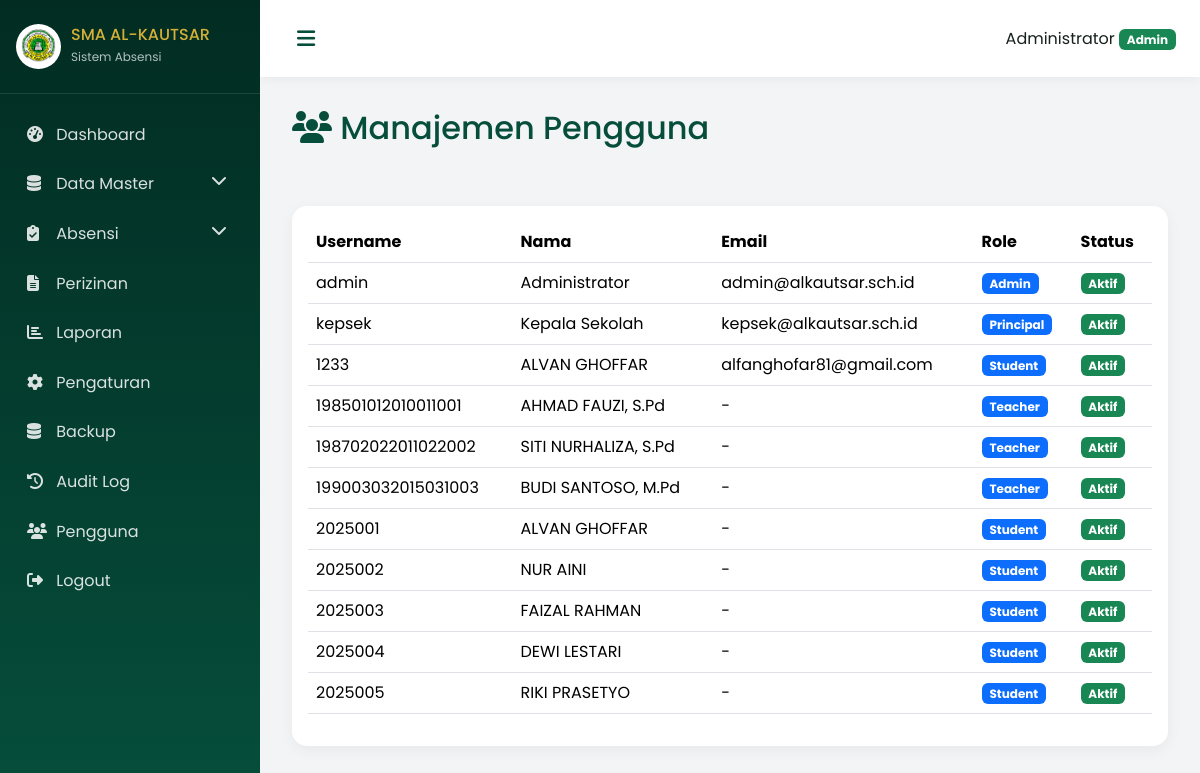
Page /admin/users (signed in) on the committed database.
### models.py (models this page shows, shortened)
class User(UserMixin, db.Model):
    __tablename__ = 'users'
    id = db.Column(db.Integer, primary_key=True)
    username = db.Column(db.String(80), unique=True, nullable=False, index=True)
    email = db.Column(db.String(120), unique=True, nullable=True)
    password_hash = db.Column(db.String(256), nullable=False)
    role = db.Column(db.String(20), nullable=False, index=True)  # admin, teacher, student, principal
    full_name = db.Column(db.String(120), nullable=False)
    photo = db.Column(db.String(256), nullable=True)
    is_active = db.Column(db.Boolean, default=True)
    created_at = db.Column(db.DateTime, default=datetime.utcnow)
    updated_at = db.Column(db.DateTime, default=datetime.utcnow, onupdate=datetime.utcnow)
    student = db.relationship('Student', backref='user', uselist=False)
    teacher = db.relationship('Teacher', backref='user', uselist=False)

### routes/admin.py (the view)
@admin_bp.route('/users')
@login_required
@admin_required
def users():
    users = User.query.all()
    return render_template('settings/users.html', users=users)

### routes/admin.py (called while the page is built)
def admin_required(f):
    @wraps(f)
    def decorated(*args, **kwargs):
        if current_user.role != 'admin':
            flash('Akses ditolak', 'danger')
            return redirect(url_for('dashboard'))
        return f(*args, **kwargs)
    return decorated

### templates/settings/users.html (shortened to what this page needs)
{% extends "base.html" %}
{% block content %}
<div class="page-header">
    <h2><i class="fas fa-users"></i> Manajemen Pengguna</h2>
</div>
<div class="card">
    <div class="card-body">
        <table class="table">
            <thead>
                <tr><th>Username</th><th>Nama</th><th>Email</th><th>Role</th><th>Status</th></tr>
            </thead>
            <tbody>
                {% for u in users %}
                <tr>
                    <td>{{ u.username }}</td>
                    <td>{{ u.full_name }}</td>
                    <td>{{ u.email or '-' }}</td>
                    <td><span class="badge bg-primary">{{ u.role|capitalize }}</span></td>
                    <td><span class="badge {% if u.is_active %}bg-success{% else %}bg-danger{% endif %}">{{ 'Aktif' if u.is_active else 'Nonaktif' }}</span></td>
                </tr>
                {% endfor %}
            </tbody>
        </table>
    </div>
</div>
{% endblock %}

### templates/base.html (shortened to what this page needs)
<!DOCTYPE html>
<html lang="id">
<head>
    <link href="https://cdn.jsdelivr.net/npm/bootstrap@5.3.2/dist/css/bootstrap.min.css" rel="stylesheet">
    <link rel="stylesheet" href="https://cdnjs.cloudflare.com/ajax/libs/font-awesome/6.4.2/css/all.min.css">
    <link rel="stylesheet" href="{{ url_for('static', filename='css/style.css') }}">
</head>
<body>
    {% if current_user.is_authenticated %}
    <div class="wrapper">
        <nav class="sidebar" id="sidebar">
            <div class="sidebar-header">
                <img src="{{ url_for('static', filename='images/logo_alkautsar.png') }}" alt="Logo" class="logo">
                <div class="brand-text">
                    <h6>SMA AL-KAUTSAR</h6>
                    <small>Sistem Absensi</small>
                </div>
            </div>
            <ul class="sidebar-menu">
                {% if current_user.role == 'admin' %}
                <li><a href="{{ url_for('admin.dashboard') }}"><i class="fas fa-tachometer-alt"></i> Dashboard</a></li>
                <li class="submenu">
                    <a href="#"><i class="fas fa-database"></i> Data Master <i class="fas fa-chevron-down float-end"></i></a>
                </li>
                <li class="submenu">
                    <a href="#"><i class="fas fa-clipboard-check"></i> Absensi <i class="fas fa-chevron-down float-end"></i></a>
                </li>
                <li><a href="{{ url_for('permissions.index') }}"><i class="fas fa-file-alt"></i> Perizinan</a></li>
                <li><a href="{{ url_for('reports.index') }}"><i class="fas fa-chart-bar"></i> Laporan</a></li>
                <li><a href="{{ url_for('settings.index') }}"><i class="fas fa-cog"></i> Pengaturan</a></li>
                <li><a href="{{ url_for('settings.backup') }}"><i class="fas fa-database"></i> Backup</a></li>
                <li><a href="{{ url_for('admin.audit_log') }}"><i class="fas fa-history"></i> Audit Log</a></li>
                <li><a href="{{ url_for('admin.users') }}"><i class="fas fa-users"></i> Pengguna</a></li>
                {% endif %}
                <li><a href="{{ url_for('auth.logout') }}"><i class="fas fa-sign-out-alt"></i> Logout</a></li>
            </ul>
        </nav>
        <div class="main-content">
            <nav class="navbar">
                <button class="btn btn-link" id="sidebarToggle"><i class="fas fa-bars"></i></button>
                <div class="user-info">
                    <span>{{ current_user.full_name }}</span>
                    <span class="badge bg-success">{{ current_user.role|capitalize }}</span>
                </div>
            </nav>
            <div class="content">
                {% block content %}{% endblock %}
            </div>
        </div>
    </div>
    {% else %}
    {% block guest_content %}{% endblock %}
    {% endif %}
</body>
</html>

### static/css/style.css (style rules this page uses)
:root { --primary-dark: #022C22; --primary: #064E3B; --primary-light: #047857; --accent: #16A34A; --gold: #D4AF37; --gold-soft: #F4D77A; --text-dark: #17211C; --bg-light: #F3F4F6; }
* { font-family: 'Poppins', sans-serif; }
body { background: var(--bg-light); color: var(--text-dark); }
.wrapper { display: flex; min-height: 100vh; }
.sidebar { width: 260px; background: linear-gradient(180deg, #022C22, #064E3B); color: white; padding: 1.5rem 0; position: fixed; height: 100vh; overflow-y: auto; transition: all 0.3s; z-index: 1000; }
.sidebar-header { display: flex; align-items: center; padding: 0 1rem 1.5rem; border-bottom: 1px solid rgba(255,255,255,0.1); }
.sidebar-header .logo { width: 45px; height: 45px; object-fit: contain; background: white; border-radius: 50%; padding: 5px; margin-right: 10px; }
.sidebar-header h6 { margin: 0; color: var(--gold); }
.sidebar-header small { color: rgba(255,255,255,0.7); font-size: 0.75rem; }
.sidebar-menu { list-style: none; padding: 1rem 0; margin: 0; }
.sidebar-menu li a { display: block; padding: 0.8rem 1.5rem; color: rgba(255,255,255,0.85); text-decoration: none; transition: all 0.2s; border-left: 3px solid transparent; }
.sidebar-menu li a i { width: 25px; }
.main-content { margin-left: 260px; flex: 1; transition: all 0.3s; }
.navbar { background: white; padding: 1rem 1.5rem; box-shadow: 0 2px 10px rgba(0,0,0,0.05); display: flex; justify-content: space-between; align-items: center; }
.content { padding: 2rem; }
.card { border: none; border-radius: 15px; box-shadow: 0 4px 15px rgba(0,0,0,0.05); margin-bottom: 1rem; }
.page-header { margin-bottom: 2rem; padding-bottom: 1rem; border-bottom: 2px solid var(--bg-light); }
.page-header h2 { color: var(--primary); }
:root { --primary-dark:#022C22; --primary:#064E3B; --primary-light:#047857; --accent:#16A34A; --gold:#D4AF37; --gold-soft:#F4D77A; --text-dark:#17211C; --bg-light:#F3F4F6; }
* { font-family:'Poppins',sans-serif; }
body { background:var(--bg-light); color:var(--text-dark); margin:0; }
.wrapper { display:flex;min-height:100vh; }
.sidebar { width:260px;background:linear-gradient(180deg,#022C22,#064E3B);color:#fff;padding:1.5rem 0;position:fixed;height:100vh;overflow-y:auto;transition:all .3s;z-index:1000; }
.sidebar-header { display:flex;align-items:center;padding:0 1rem 1.5rem;border-bottom:1px solid rgba(255,255,255,.1); }
.sidebar-header .logo { width:45px;height:45px;object-fit:contain;background:#fff;border-radius:50%;padding:5px;margin-right:10px; }
.sidebar-header h6 { margin:0;color:var(--gold); }
.sidebar-header small { color:rgba(255,255,255,.7);font-size:.75rem; }
.sidebar-menu { list-style:none;padding:1rem 0;margin:0; }
.sidebar-menu li a { display:block;padding:.8rem 1.5rem;color:rgba(255,255,255,.85);text-decoration:none;transition:all .2s;border-left:3px solid transparent; }
.sidebar-menu li a i { width:25px; }
.main-content { margin-left:260px;flex:1;transition:all .3s; }
.navbar { background:#fff;padding:1rem 1.5rem;box-shadow:0 2px 10px rgba(0,0,0,.05);display:flex;justify-content:space-between;align-items:center; }
#sidebarToggle { color:var(--primary)!important;font-size:1.3rem; }
.content { padding:2rem; }
.card { border:none;border-radius:15px;box-shadow:0 4px 15px rgba(0,0,0,.05);margin-bottom:1rem; }
.page-header { margin-bottom:2rem;padding-bottom:1rem;border-bottom:2px solid var(--bg-light); }
.page-header h2 { color:var(--primary); }

### rows in the picture
User: full_name "Administrator", role "Admin", username "admin", email "admin@alkautsar.sch.id", is_active "Aktif"
User: username "kepsek", full_name "Kepala Sekolah", email "kepsek@alkautsar.sch.id", role "Principal", is_active "Aktif"
User: username "1233", full_name "ALVAN GHOFFAR", email "alfanghofar81@gmail.com", role "Student", is_active "Aktif"
User: username "198501012010011001", full_name "AHMAD FAUZI, S.Pd", email "-", role "Teacher", is_active "Aktif"
User: username "198702022011022002", full_name "SITI NURHALIZA, S.Pd", email "-", role "Teacher", is_active "Aktif"
User: username "199003032015031003", full_name "BUDI SANTOSO, M.Pd", email "-", role "Teacher", is_active "Aktif"
User: username "2025001", full_name "ALVAN GHOFFAR", email "-", role "Student", is_active "Aktif"
User: username "2025002", full_name "NUR AINI", email "-", role "Student", is_active "Aktif"
User: username "2025003", full_name "FAIZAL RAHMAN", email "-", role "Student", is_active "Aktif"
User: username "2025004", full_name "DEWI LESTARI", email "-", role "Student", is_active "Aktif"
User: username "2025005", full_name "RIKI PRASETYO", email "-", role "Student", is_active "Aktif"
